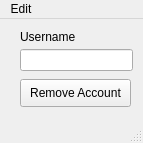
<?xml version="1.0" encoding="UTF-8"?>
<ui version="4.0">
 <class>remove_account</class>
 <widget class="QMainWindow" name="remove_account">
  <property name="geometry">
   <rect>
    <x>0</x>
    <y>0</y>
    <width>143</width>
    <height>143</height>
   </rect>
  </property>
  <property name="windowTitle">
   <string>Remove Account</string>
  </property>
  <widget class="QWidget" name="centralwidget">
   <widget class="QLabel" name="label">
    <property name="geometry">
     <rect>
      <x>20</x>
      <y>10</y>
      <width>71</width>
      <height>16</height>
     </rect>
    </property>
    <property name="text">
     <string>Username</string>
    </property>
   </widget>
   <widget class="QLineEdit" name="lineEdit">
    <property name="geometry">
     <rect>
      <x>20</x>
      <y>30</y>
      <width>113</width>
      <height>22</height>
     </rect>
    </property>
    <property name="sizePolicy">
     <sizepolicy hsizetype="Fixed" vsizetype="Fixed">
      <horstretch>0</horstretch>
      <verstretch>0</verstretch>
     </sizepolicy>
    </property>
   </widget>
   <widget class="QPushButton" name="pushButton">
    <property name="geometry">
     <rect>
      <x>20</x>
      <y>60</y>
      <width>111</width>
      <height>28</height>
     </rect>
    </property>
    <property name="text">
     <string>Remove Account</string>
    </property>
   </widget>
  </widget>
  <widget class="QMenuBar" name="menubar">
   <property name="geometry">
    <rect>
     <x>0</x>
     <y>0</y>
     <width>143</width>
     <height>26</height>
    </rect>
   </property>
   <widget class="QMenu" name="menuEdit">
    <property name="title">
     <string>Edit</string>
    </property>
    <addaction name="actionSettings"/>
   </widget>
   <addaction name="menuEdit"/>
  </widget>
  <widget class="QStatusBar" name="statusbar"/>
  <action name="actionSettings">
   <property name="text">
    <string>Settings</string>
   </property>
  </action>
 </widget>
 <resources/>
 <connections/>
</ui>
